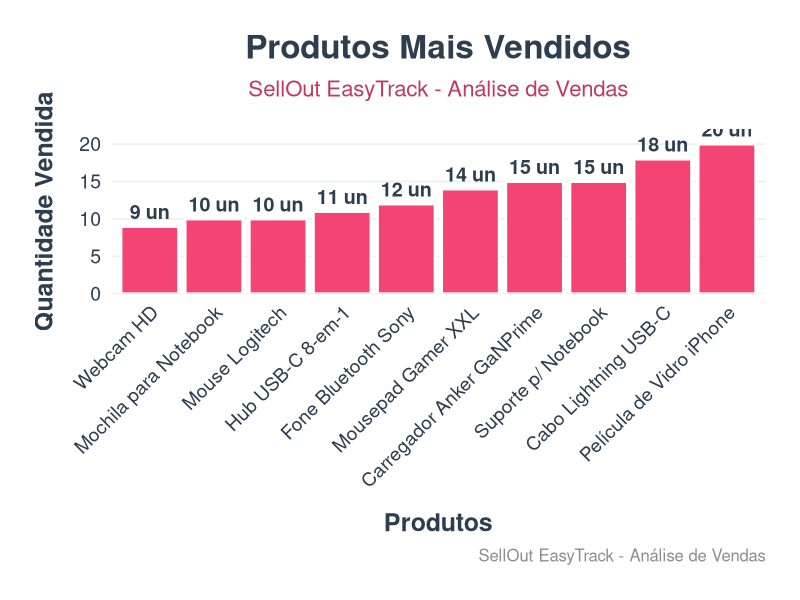

Source code (R): (Note: this script raises an error after producing the figure.)
cat('Iniciando script R com paleta FIAP + Asteria...\n')

library(ggplot2)

# ===== PALETA DE CORES FIAP + ASTERIA =====
cores_fiap_asteria <- c(
  fiap_pink_vibrant = '#F23064',
  fiap_pink_dark = '#BF3B5E',
  asteria_midnight_blue = '#2C3E50',
  asteria_amethyst = '#8E44AD',
  asteria_ocean_blue = '#3498DB',
  success_emerald = '#2ECC71',
  warning_amber = '#F39C12',
  pure_white = '#FFFFFF',
  light_gray = '#ECF0F1',
  soft_charcoal = '#2C3E50'
)

# Paleta para séries de dados
cores_series <- c(
  '#F23064',
  '#3498DB',
  '#8E44AD',
  '#2ECC71',
  '#F39C12',
  '#BF3B5E',
  '#2C3E50',
  '#404040'
)

dados <- read.csv('temp_vendas_data.csv', stringsAsFactors = FALSE)
cat(paste('Dados lidos:', nrow(dados), 'linhas\n'))

dados <- dados[order(-dados$Quantidade), ]
if(nrow(dados) > 10) dados <- dados[1:10, ]

# Atribuir cores dinamicamente baseado no número de produtos
num_produtos <- nrow(dados)
cores_usadas <- cores_series[1:min(num_produtos, length(cores_series))]
if(num_produtos > length(cores_series)) {
  cores_extras <- rep(cores_series, ceiling(num_produtos / length(cores_series)))
  cores_usadas <- cores_extras[1:num_produtos]
}

cat('Criando gráfico 4K com paleta FIAP + Asteria...\n')
grafico <- ggplot(dados, aes(x = reorder(Produto, Quantidade), y = Quantidade)) +
  geom_col(
    fill = cores_fiap_asteria[['fiap_pink_vibrant']],
    color = cores_fiap_asteria[['pure_white']],
    linewidth = 1.0,
    alpha = 0.9
  ) +
  geom_text(
    aes(label = paste(Quantidade, 'un')),
    vjust = -0.5,
    size = 5,
    fontface = 'bold',
    color = cores_fiap_asteria[['soft_charcoal']]
  ) +
  labs(
    title = 'Produtos Mais Vendidos',
    subtitle = 'SellOut EasyTrack - Análise de Vendas',
    x = 'Produtos',
    y = 'Quantidade Vendida',
    caption = 'SellOut EasyTrack - Análise de Vendas'
  ) +
  scale_y_continuous(expand = c(0, 0, 0.1, 0)) +
  theme_minimal(base_size = 16) +
  theme(
    plot.title = element_text(
      size = 24,
      face = 'bold',
      hjust = 0.5,
      color = cores_fiap_asteria[['asteria_midnight_blue']],
      margin = margin(b = 10)
    ),
    plot.subtitle = element_text(
      size = 16,
      hjust = 0.5,
      color = cores_fiap_asteria[['fiap_pink_dark']],
      margin = margin(b = 20)
    ),
    plot.caption = element_text(
      size = 12,
      color = '#8C8C8C',
      hjust = 1
    ),
    axis.title.x = element_text(
      size = 18,
      face = 'bold',
      color = cores_fiap_asteria[['soft_charcoal']],
      margin = margin(t = 15)
    ),
    axis.title.y = element_text(
      size = 18,
      face = 'bold',
      color = cores_fiap_asteria[['soft_charcoal']],
      margin = margin(r = 15)
    ),
    axis.text.x = element_text(
      size = 14,
      angle = 45,
      hjust = 1,
      color = cores_fiap_asteria[['asteria_midnight_blue']]
    ),
    axis.text.y = element_text(
      size = 14,
      color = cores_fiap_asteria[['asteria_midnight_blue']]
    ),
    panel.grid.minor = element_blank(),
    panel.grid.major.x = element_blank(),
    panel.grid.major.y = element_line(
      color = cores_fiap_asteria[['light_gray']],
      linewidth = 0.6
    ),
    plot.background = element_rect(
      fill = cores_fiap_asteria[['pure_white']],
      color = NA
    ),
    panel.background = element_rect(
      fill = cores_fiap_asteria[['pure_white']],
      color = NA
    ),
    plot.margin = margin(25, 25, 25, 25)
  )

cat('Salvando gráfico 4K com paleta FIAP + Asteria...\n')
ggsave(
  filename = 'vendas_grafico.png',
  plot = grafico,
  width = 16,
  height = 12,
  dpi = 150,
  units = 'in',
  device = 'png',
  type = 'cairo-png',
  bg = cores_fiap_asteria[['pure_white']]
)

if(file.exists('vendas_grafico.png')) {
  cat('Gráfico salvo com sucesso usando paleta FIAP + Asteria!\n')
  cat('Cores aplicadas:\n')
  cat('• FIAP Pink Vibrant:', cores_fiap_asteria[['fiap_pink_vibrant']], '\n')
  cat('• Asteria Midnight Blue:', cores_fiap_asteria[['asteria_midnight_blue']], '\n')
  cat('• Asteria Ocean Blue:', cores_fiap_asteria[['asteria_ocean_blue']], '\n')
} else {
  stop('Erro ao salvar gráfico com paleta FIAP + Asteria')
}

cat('Script R concluído com paleta FIAP + Asteria!\n')
